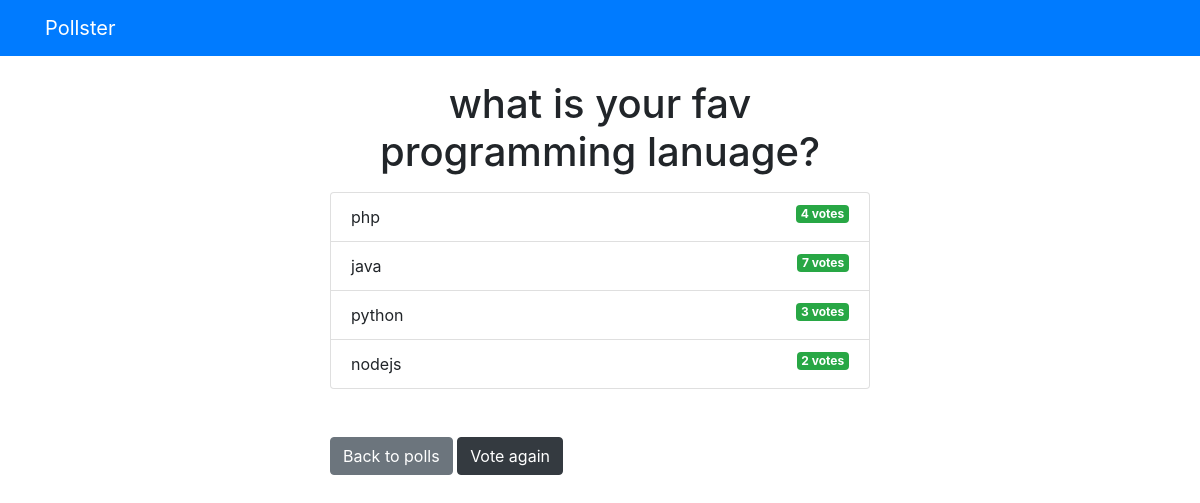
Page /polls/1/results/ on the committed database.
### polls/models.py (models this page shows, shortened)
class Question(models.Model):
	question_text = models.CharField(max_length=200)
	pub_date = models.DateTimeField("date published")

class Choice(models.Model):
	question = models.ForeignKey(Question, on_delete=models.CASCADE)
	choice_text = models.CharField(max_length=200)
	votes = models.IntegerField(default=0)

### polls/views.py (the view)
# urls.py: path("<int:question_id>/results/", views.results, name="results"),
def results(request, question_id):
	question = get_object_or_404(Question, pk=question_id)
	return render(request, "polls/results.html", { "question": question })

### templates/polls/results.html
{% extends 'base.html' %}
{% block content %}
<h1 class="text-center mb-3">{{ question.question_text }}</h1>
<ul class="list-group mb-5">
	{% for choice in question.choice_set.all %}
		<li class="list-group-item">
			{{ choice.choice_text }} <span class="badge badge-success float-right">{{ choice.votes }} vote{{ choice.votes | pluralize }}</span>
		</li>
	{% endfor %}
</ul>
<a class="btn btn-secondary" href="{% url 'polls:index' %}">Back to polls</a>
<a class="btn btn-dark" href="{% url 'polls:detail' question.id %}">Vote again</a>
{% endblock %}

### templates/base.html (shortened to what this page needs)
<!DOCTYPE html>
<html lang="en">
<head>
	<link rel="stylesheet" href="https://stackpath.bootstrapcdn.com/bootstrap/4.3.1/css/bootstrap.min.css">
</head>
<body>
	{% include "partials/_navbar.html" %}
	<div class="container">
		<div class="row">
			<div class="col-md-6 m-auto">
				{% block content %}{% endblock %}
			</div>
		</div>
	</div>
</body>
</html>

### templates/partials/_navbar.html
<nav class="navbar navbar-dark bg-primary mb-4">
	<div class="container">
		<a class="navbar-brand" href="/">Pollster</a>
	</div>
</nav>

### rows in the picture
Question: question_text "what is your fav programming lanuage?"
Choice: choice_text "php", votes "4", votes|pluralize "s"
Choice: choice_text "java", votes "7", votes|pluralize "s"
Choice: choice_text "python", votes "3", votes|pluralize "s"
Choice: choice_text "nodejs", votes "2", votes|pluralize "s"
